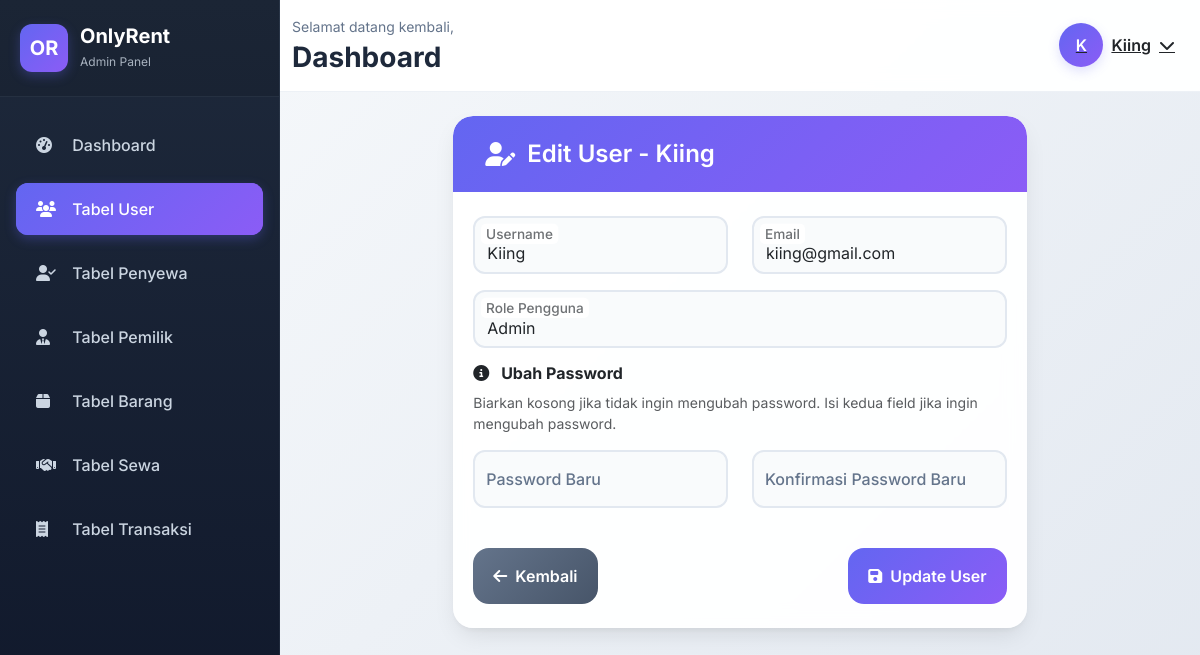
/views/admin/edit_user.php?id=1 (signed in), run on the app's committed database.
### tables this page shows
CREATE TABLE `pengguna` (
  `id_pengguna` int(11) NOT NULL,
  `username` varchar(50) NOT NULL,
  `email` varchar(50) NOT NULL,
  `password` varchar(255) NOT NULL,
  `role` int(1) NOT NULL
);

### models/admin/Pengguna.php (called while the page is built, shortened)
<?php
class Pengguna {
    private $conn;
    public function __construct($db) {
        $this->conn = $db;
    }
    public function getById($id) {
        $stmt = $this->conn->prepare("SELECT * FROM pengguna WHERE id_pengguna = ?");
        $stmt->bind_param("i", $id);
        $stmt->execute();
        $result = $stmt->get_result();
        return $result->fetch_assoc();
    }
}

### views/admin/edit_user.php (the view, shortened to what this page needs)
<?php
    require_once '../../config/connect_db.php';
    require_once '../../models/admin/Pengguna.php';
    $db = getDBConnection();
    $model = new Pengguna($db);
    $user_data = $model->getById($_GET['id']);
?>
<!DOCTYPE html>
<html lang="id">
<head>
    <link href="https://cdn.jsdelivr.net/npm/bootstrap@5.3.3/dist/css/bootstrap.min.css" rel="stylesheet">
    <link href="https://cdnjs.cloudflare.com/ajax/libs/font-awesome/6.4.0/css/all.min.css" rel="stylesheet">
    <link rel="stylesheet" href="../../assets/css/admin/index.css">
</head>
<body>
    <?php include('nav.php'); ?>
    <div class="main-content">
        <?php include('top_nav.php'); ?>
        <div class="content-wrapper">
            <div class="row justify-content-center animate-fade-in">
                <div class="col-lg-8">
                    <div class="card form-card">
                        <div class="card-header">
                            <h4>
                                <i class="fas fa-user-edit"></i>
                                Edit User - <?php echo htmlspecialchars($user_data['username']); ?>
                            </h4>
                        </div>
                        <div class="card-body">
                            <form id="userForm" action="/controllers/admin/PenggunaController.php?action=edit" method="POST">
                                <div class="row">
                                    <div class="col-md-6">
                                        <div class="form-floating mb-3">
                                            <input type="text" class="form-control" id="username" name="username"
                                                   placeholder="Username" value="<?php echo htmlspecialchars($user_data['username']); ?>" required>
                                            <label for="username">Username</label>
                                        </div>
                                    </div>
                                    <div class="col-md-6">
                                        <div class="form-floating mb-3">
                                            <input type="email" class="form-control" id="email" name="email"
                                                   placeholder="Email" value="<?php echo htmlspecialchars($user_data['email']); ?>" required>
                                            <label for="email">Email</label>
                                        </div>
                                    </div>
                                </div>
                                <div class="row">
                                    <div class="col-md-12">
                                        <div class="form-floating mb-3">
                                            <select class="form-control" id="role" name="role" required>
                                                <option value="1" <?php echo ($user_data['role'] == '1') ? 'selected' : ''; ?>>Admin</option>
                                            </select>
                                            <label for="role">Role Pengguna</label>
                                        </div>
                                    </div>
                                </div>
                                <div class="password-note mb-3">
                                    <h6 class="fw-bold mb-2">
                                        <i class="fas fa-info-circle me-2"></i>
                                        Ubah Password
                                    </h6>
                                    <p class="mb-0 small text-muted">
                                        Biarkan kosong jika tidak ingin mengubah password. Isi kedua field jika ingin mengubah password.
                                    </p>
                                </div>
                                <div class="row">
                                    <div class="col-md-6">
                                        <div class="form-floating mb-3">
                                            <input type="password" class="form-control" id="password" name="password" placeholder="Password Baru">
                                            <label for="password">Password Baru</label>
                                        </div>
                                    </div>
                                    <div class="col-md-6">
                                        <div class="form-floating mb-3">
                                            <input type="password" class="form-control" id="confirm_password" name="confirm_password" placeholder="Konfirmasi Password Baru">
                                            <label for="confirm_password">Konfirmasi Password Baru</label>
                                        </div>
                                    </div>
                                </div>
                                <div class="d-flex justify-content-between align-items-center mt-4">
                                    <a href="tabel_user.php" class="btn-back">
                                        <i class="fas fa-arrow-left me-2"></i>
                                        Kembali
                                    </a>
                                    <button type="submit" class="btn btn-primary btn-submit">
                                        <i class="fas fa-save me-2"></i>
                                        Update User
                                    </button>
                                </div>
                            </form>
                        </div>
                    </div>
                </div>
            </div>
        </div>
    </div>
</body>
</html>

### assets/css/admin/index.css (style rules this page uses)
:root { --sidebar-width: 280px; --sidebar-mobile-width: 260px; --primary-color: #6366f1; --primary-dark: #4f46e5; --sidebar-bg: linear-gradient(180deg, #1e293b 0%, #0f172a 100%); --sidebar-text: #cbd5e1; --sidebar-hover: rgba(99, 102, 241, 0.1); --card-shadow: 0 10px 25px -5px rgba(0, 0, 0, 0.1), 0 4px 6px -2px rgba(0, 0, 0, 0.05); --hover-shadow: 0 20px 25px -5px rgba(0, 0, 0, 0.1), 0 10px 10px -5px rgba(0, 0, 0, 0.04); }
* { margin: 0; padding: 0; box-sizing: border-box; }
body { font-family: 'Inter', -apple-system, BlinkMacSystemFont, sans-serif; background: linear-gradient(135deg, #f8fafc 0%, #e2e8f0 100%); color: #334155; overflow-x: hidden; }
.main-content { margin-left: var(--sidebar-width); min-height: 100vh; background: transparent; transition: all 0.3s ease; }
.content-wrapper { padding: 32px; }
.stats-card, .management-card, .table-card, .form-card { border-radius: 20px; border: none; box-shadow: var(--card-shadow); background: rgba(255, 255, 255, 0.95); backdrop-filter: blur(10px); overflow: hidden; transition: all 0.3s ease; }
.management-card .card-header, .table-card .card-header, .form-card .card-header { background: linear-gradient(135deg, var(--primary-color), #8b5cf6); color: white; border-radius: 20px 20px 0 0; padding: 24px 32px; border: none; }
.management-card .card-header h5, .table-card .card-header h4, .form-card .card-header h4 { font-weight: 600; margin: 0; display: flex; align-items: center; }
.table-card .card-header i, .form-card .card-header i { margin-right: 12px; font-size: 24px; }
.management-card .card-body, .table-card .card-body, .form-card .card-body { padding: 32px; }
.form-floating { margin-bottom: 20px; }
.form-floating input, .form-floating select { border: 2px solid #e2e8f0; border-radius: 12px; padding: 16px 12px; font-size: 16px; transition: all 0.3s ease; background: rgba(248, 250, 252, 0.8); }
.form-floating label { color: #64748b; font-weight: 500; }
.btn-add, .management-btn, .btn-submit, .btn-back, .btn-editt { border-radius: 16px; padding: 16px 20px; font-weight: 600; transition: all 0.3s cubic-bezier(0.4, 0, 0.2, 1); border: none; position: relative; overflow: hidden; display: inline-flex; align-items: center; color: white; text-decoration: none; }
.btn-add, .btn-submit { background: linear-gradient(135deg, var(--primary-color), #8b5cf6); }
.btn-back { background: linear-gradient(135deg, #64748b, #475569); }
.management-btn::before, .btn-submit::before { content: ''; position: absolute; top: 0; left: -100%; width: 100%; height: 100%; background: linear-gradient(90deg, transparent, rgba(255, 255, 255, 0.3), transparent); transition: left 0.5s ease; }
.btn-primary { background: linear-gradient(135deg, var(--primary-color), #8b5cf6); }
.animate-fade-in { animation: fadeIn 0.6s ease-out; }
@media (max-width: 1200px) { .content-wrapper { padding: 24px; } }
@media (max-width: 1200px) { .management-card .card-body, .table-card .card-body, .form-card .card-body { padding: 24px 20px; } }

### data on the page
pengguna: username "Kiing", email "kiing@gmail.com", role "Admin"

### other printed values
substr(htmlspecialchars($username), 0, 1) "K"
$username "Kiing"
